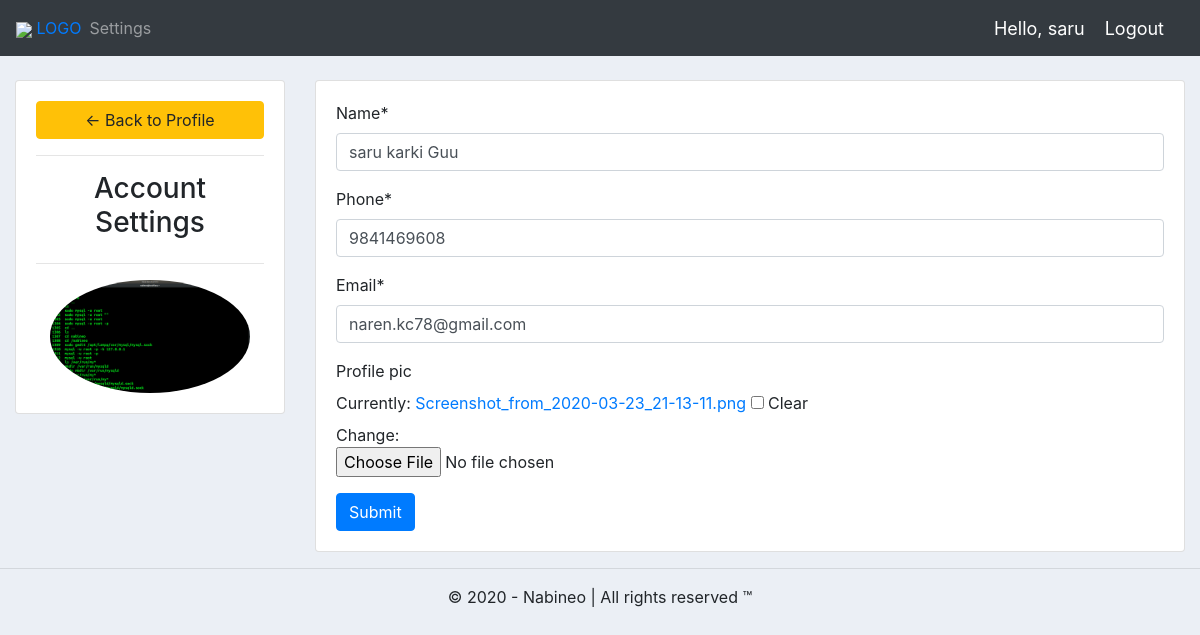
Screenshot of /account/ (signed in) with the database file from the repository.
### accounts/models.py (models this page shows, shortened)
class Customer(models.Model):
    user = models.OneToOneField(User, null=True, blank=True, on_delete=models.CASCADE)
    name = models.CharField(max_length=200, null=True)
    phone = models.CharField(max_length=15, null=True)
    email = models.EmailField(max_length=254, null=True)
    profile_pic = models.ImageField(null=True, default="focalfossa.jpg", blank=True)
    date_created = models.DateTimeField(auto_now_add=True, null=True)

### accounts/decorators.py (the view)
        def wrapper_func(request, *args, **kwargs):
            group = None
            if request.user.groups.exists():
                group = request.user.groups.all()[0].name
            if group in allowed_roles:
                return view_func(request, *args, **kwargs)
            else:
                return HttpResponse("You are not authorized to view this page")

### accounts/forms.py
class CustomerForm(ModelForm):
    class Meta:
        model = Customer
        fields = '__all__'
        exclude = ['user']

### accounts/views.py (called while the page is built)
@login_required(login_url='login')
@allowed_users(allowed_roles=['customer'])
def accountSettings(request):
    customer = request.user.customer
    form = CustomerForm(instance=customer)
    if request.method == 'POST':
        form =  CustomerForm(request.POST, request.FILES, instance=customer)
        if form.is_valid():
            form.save()
    context = {'form': form}
    return render(request, 'accounts/account_settings.html', context)

### accounts/templates/accounts/account_settings.html (shortened to what this page needs)
{% extends 'accounts/index.html' %}
{% load static %}
{% load crispy_forms_tags %}
{% block content %}
<br>
<div class="row">
    <div class="col-md-3">
        <div class="card card-body">
            <a class="btn btn-warning" href="{% url 'home' %}"> &#8592; Back to Profile</a>
            <hr>
            <h3 style="text-align: center">Account Settings</h3>
            <hr>
            <img class="profile-pic" src="{{request.user.customer.profile_pic.url}}">
        </div>
    </div>
    <div class="col-md-9">
        <div class="card card-body">
            <form method="POST" action="" enctype="multipart/form-data">
                {{form | crispy}}
                <input class="btn btn-primary" type="submit" name="Update Information">
            </form>
        </div>
    </div>
</div>
{% endblock %}

### accounts/templates/accounts/navbar.html (shortened to what this page needs)
{% load static %}
<nav class="navbar navbar-expand-lg navbar-dark bg-dark">
  <a href="/"><img src="{% static 'images/llogo.png' %}"> LOGO </a>
  <div class="collapse navbar-collapse" id="navbarNav">
    <ul class="navbar-nav">
      <li class="nav-item">
        <a class="nav-link" href="{% url 'account' %}">Settings</a>
      </li>
    </ul>
  </div>
  <span class="hello-msg">Hello, {{request.user}}</span>
  <span><a class="hello-msg" href="logout">Logout</a></span>
</nav>

### static/css/main.css (style rules this page uses)
body { background-color: #ebeff5; }

### accounts/templates/accounts/navbar.html (style rules this page uses)
.hello-msg { font-size: 18px; color: white; margin-right: 20px; }

### accounts/templates/accounts/account_settings.html (style rules this page uses)
.profile-pic { max-width: 200px; max-height: 200px; margin: 0 auto; border-radius: 50%; }

### rows the page displays
Customer: name "saru karki Guu", phone "9841469608", email "naren.kc78@gmail.com"

### other values shown
{{ request.user }} "saru"
